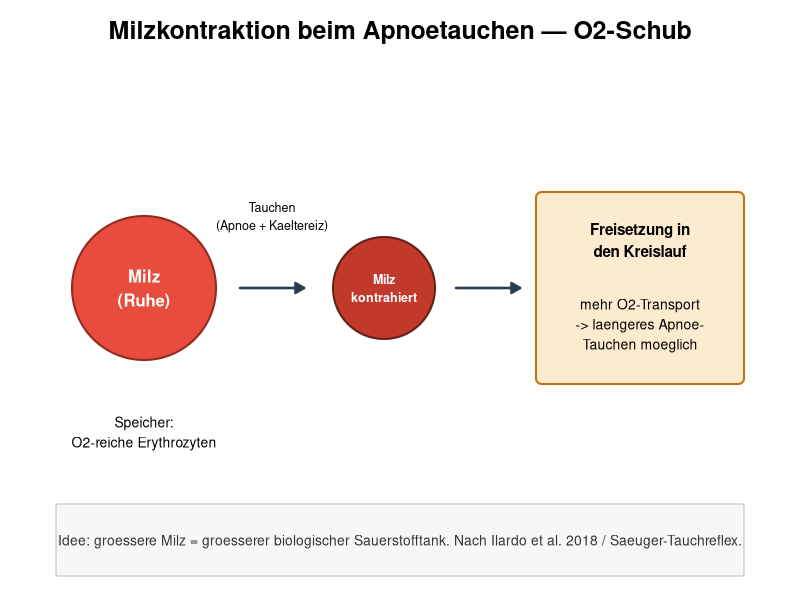
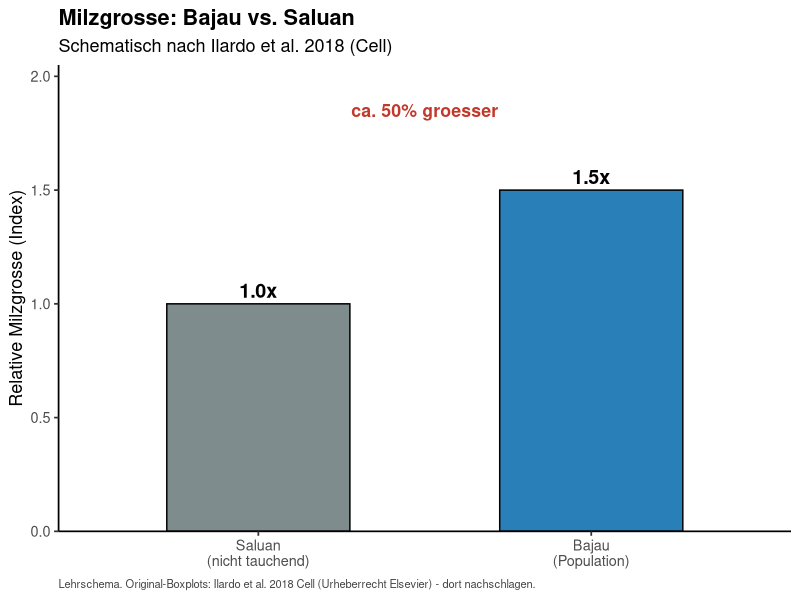

The R script that drew these images, in order:
#!/usr/bin/env Rscript
# -*- coding: utf-8 -*-
# Regeneriert Lehrschemata für Woche 1 (UTF-8 + quartz auf macOS).

Sys.setlocale("LC_ALL", "en_US.UTF-8")
dir.create("pics/biology", showWarnings = FALSE, recursive = TRUE)

library(grid)
suppressPackageStartupMessages(library(ggplot2))

png_dev <- function(file, width, height, res = 140) {
  if (capabilities("aqua")) {
    png(file, width = width, height = height, res = res, type = "quartz")
  } else {
    png(file, width = width, height = height, res = res)
  }
}

# ---- O2 / Milzkontraktion ----
png_dev("pics/biology/spleen_o2_dive_schematic.png", 1600, 900, 140)
grid.newpage()
grid.text(
  "Milzkontraktion beim Apnoetauchen — O2-Schub",
  y = unit(0.95, "npc"), gp = gpar(fontsize = 18, fontface = "bold")
)
grid.circle(x = 0.18, y = 0.52, r = 0.12, gp = gpar(fill = "#e74c3c", col = "#922b21", lwd = 2))
grid.text("Milz\n(Ruhe)", x = 0.18, y = 0.52, gp = gpar(col = "white", fontface = "bold", fontsize = 12))
grid.text("Speicher:\nO2-reiche Erythrozyten", x = 0.18, y = 0.28, gp = gpar(fontsize = 10))
grid.lines(
  x = c(0.30, 0.38), y = c(0.52, 0.52),
  arrow = arrow(type = "closed", length = unit(0.25, "cm")),
  gp = gpar(lwd = 2.5, col = "#2c3e50", fill = "#2c3e50")
)
grid.text("Tauchen\n(Apnoe + Kaeltereiz)", x = 0.34, y = 0.64, gp = gpar(fontsize = 9))
grid.circle(x = 0.48, y = 0.52, r = 0.085, gp = gpar(fill = "#c0392b", col = "#641e16", lwd = 2))
grid.text("Milz\nkontrahiert", x = 0.48, y = 0.52, gp = gpar(col = "white", fontface = "bold", fontsize = 9))
grid.lines(
  x = c(0.57, 0.65), y = c(0.52, 0.52),
  arrow = arrow(type = "closed", length = unit(0.25, "cm")),
  gp = gpar(lwd = 2.5, col = "#2c3e50", fill = "#2c3e50")
)
grid.roundrect(
  x = 0.80, y = 0.52, width = 0.26, height = 0.32,
  gp = gpar(fill = "#fdebd0", col = "#b9770e", lwd = 2), r = unit(0.03, "npc")
)
grid.text("Freisetzung in\nden Kreislauf", x = 0.80, y = 0.60, gp = gpar(fontsize = 11, fontface = "bold"))
grid.text(
  "mehr O2-Transport\n-> laengeres Apnoe-\nTauchen moeglich",
  x = 0.80, y = 0.46, gp = gpar(fontsize = 10)
)
grid.roundrect(
  x = 0.5, y = 0.10, width = 0.86, height = 0.12,
  gp = gpar(fill = "#f7f7f7", col = "#bbbbbb"), r = unit(0.02, "npc")
)
grid.text(
  "Idee: groessere Milz = groesserer biologischer Sauerstofftank. Nach Ilardo et al. 2018 / Saeuger-Tauchreflex.",
  x = 0.5, y = 0.10, gp = gpar(fontsize = 10, col = "#333333")
)
dev.off()

# ---- Milzgrosse ----
df <- data.frame(
  Gruppe = factor(
    c("Saluan\n(nicht tauchend)", "Bajau\n(Population)"),
    levels = c("Saluan\n(nicht tauchend)", "Bajau\n(Population)")
  ),
  Index = c(1.0, 1.5)
)
p2 <- ggplot(df, aes(Gruppe, Index, fill = Gruppe)) +
  geom_col(width = 0.55, color = "black", show.legend = FALSE) +
  scale_fill_manual(values = c("#7f8c8d", "#2980b9")) +
  geom_text(aes(label = sprintf("%.1fx", Index)), vjust = -0.4, fontface = "bold", size = 5) +
  annotate("text", x = 1.5, y = 1.85, label = "ca. 50% groesser", color = "#c0392b", size = 4.5, fontface = "bold") +
  scale_y_continuous(limits = c(0, 2.05), expand = c(0, 0)) +
  labs(
    title = "Milzgrosse: Bajau vs. Saluan",
    subtitle = "Schematisch nach Ilardo et al. 2018 (Cell)",
    y = "Relative Milzgrosse (Index)", x = NULL,
    caption = "Lehrschema. Original-Boxplots: Ilardo et al. 2018 Cell (Urheberrecht Elsevier) - dort nachschlagen."
  ) +
  theme_classic(base_size = 13) +
  theme(
    plot.title = element_text(face = "bold"),
    plot.caption = element_text(size = 8, color = "#444444", hjust = 0)
  )
png_dev("pics/biology/spleen_size_schematic.png", 1152, 864, 160)
print(p2)
dev.off()

message("OK schematics")
